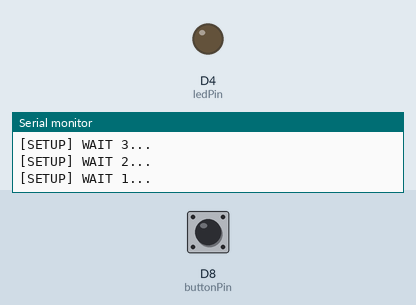
Simulated run of this sketch. Board: ESP8266 (NodeMCU). On the bench: output pins drawn as LEDs (lit = HIGH), the last lines printed to the serial monitor. The test bench sets the inputs (shaded band); at power-on: D8 (buttonPin) LOW. WiFi joins after 1.5 s; servers stay silent unless stated.

Above: at 5.2 s.
5.3 s: D8 (buttonPin) pulled HIGH for 0.15 s
At 5.8 s:
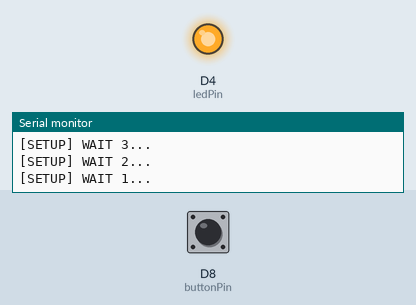
8.4 s: D8 (buttonPin) pulled HIGH for 3.2 s
At 12.9 s:
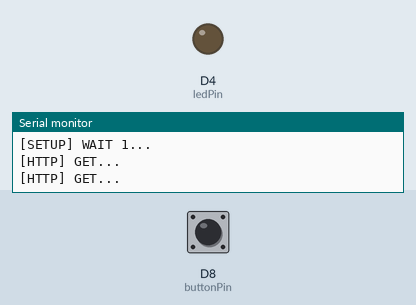
Timing chart, 0 to 14.4 s (numbered marks = the images above; inputs shaded):
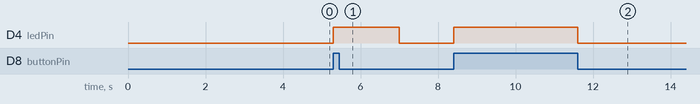

The sketch:

SmartBici.ino
```cpp
#include <Arduino.h>
#include <ESP8266WiFi.h>
#include <ESP8266WiFiMulti.h>
#include <ESP8266HTTPClient.h>
#define USE_SERIAL Serial

ESP8266WiFiMulti WiFiMulti;

const int buttonPin = D8;
const int ledPin =  LED_BUILTIN;

int buttonState = 0;
int previousState = 0;


void setup() {
  // initialize the LED pin as an output:
  pinMode(ledPin, OUTPUT);
  // initialize the pushbutton pin as an input:
  pinMode(buttonPin, INPUT);

  USE_SERIAL.begin(115200);
  USE_SERIAL.println();
  USE_SERIAL.println();
  USE_SERIAL.println();

  for (uint8_t t = 4; t > 0; t--) {
    USE_SERIAL.printf("[SETUP] WAIT %d...\n", t);
    USE_SERIAL.flush();
    delay(1000);
  }

  WiFi.mode(WIFI_STA);
  WiFiMulti.addAP("Skynet", "xxx");
}

void loop() {

  buttonState = digitalRead(buttonPin);

  if (buttonState != previousState) {
      previousState = buttonState;

      if (buttonState == HIGH) {
          digitalWrite(ledPin, HIGH);
          if ((WiFiMulti.run() == WL_CONNECTED)) {
              HTTPClient http;
              http.begin("http://192.168.0.178/bikeLog/insert.php"); //HTTP
              USE_SERIAL.print("[HTTP] GET...\n");
              int httpCode = http.GET();
              http.end();
          }
      } else {
          digitalWrite(ledPin, LOW);
      }
  }
}
```

Measured:
- after the input at 5.3 s, D4 (ledPin): LOW → HIGH at once, → LOW 1.7 s later
- after the input at 8.4 s, D4 (ledPin): LOW → HIGH at once, → LOW 3.2 s later
